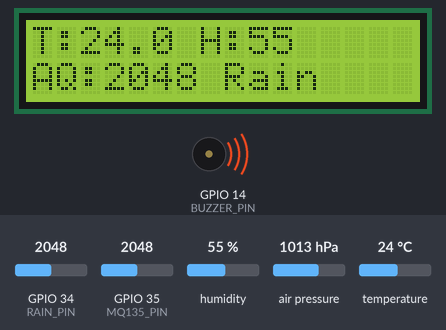
Recording of a sketch running on a simulated ESP32. Shown: 16×2 character LCD, buzzer (waves = sounding, pin HIGH). Inputs (shaded band) come from the test bench; at power-on: GPIO 34 (RAIN_PIN) = 2048, GPIO 35 (MQ135_PIN) = 2048, humidity 55 %, temperature 24 °C, air pressure 1013 hPa. WiFi joins after 1.5 s; servers stay silent unless stated; what the sketch prints to the serial monitor is not drawn.

Above: at 5.5 s.
5.6 s: GPIO 34 (RAIN_PIN) set to 3426
8.1 s: GPIO 34 (RAIN_PIN) set to 3530
At 9.8 s:
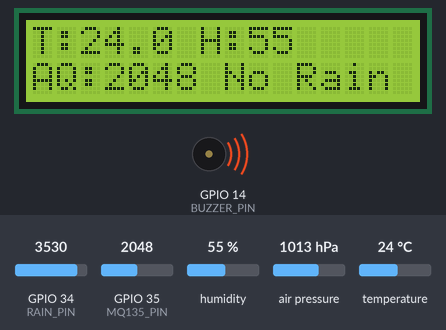
10.4 s: GPIO 35 (MQ135_PIN) set to 1564
At 11.7 s:
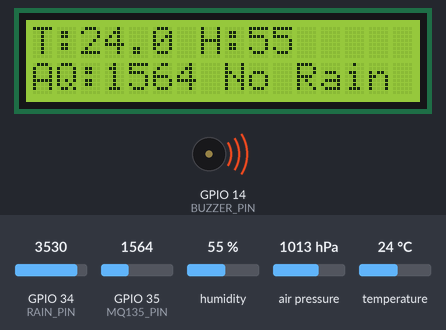
12.4 s: GPIO 35 (MQ135_PIN) set to 1429
At 14.0 s:
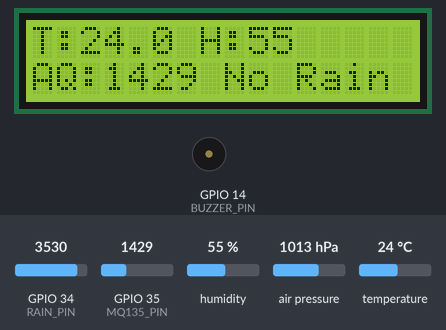
14.4 s: humidity set to 22 %
At 18.1 s:
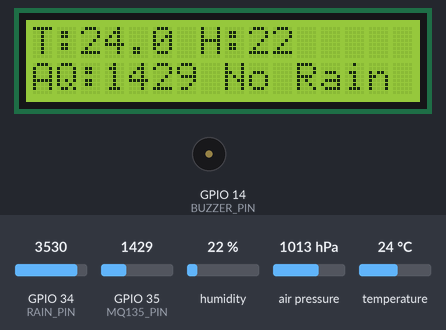
18.4 s: temperature set to 12 °C
At 21.3 s:
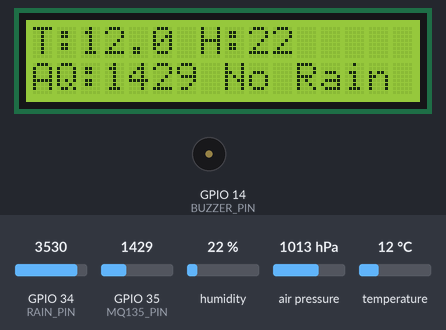
Timing chart, 0 to 22.8 s (numbered marks = the images above; inputs shaded):
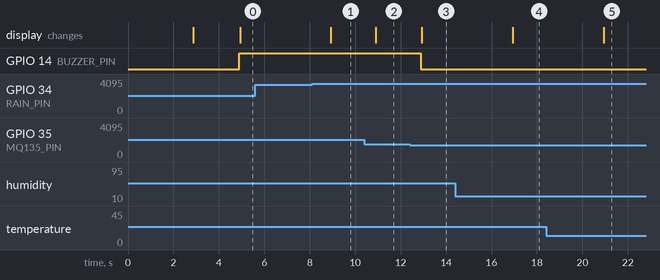

Measured:
- the behaviour switches between 3499 and 3500 on GPIO 34 (RAIN_PIN) (found by bisection; images 0 and 1)
- the behaviour switches between 1501 and 1500 on GPIO 35 (MQ135_PIN) (found by bisection; images 2 and 3)
- after the input at 5.6 s, every drawn part: stays the same
- after the input at 8.1 s, the display: changes after 0.83 s (image 1)
- after the input at 10.4 s, the display: changes after 0.51 s (image 2)
- after the input at 12.4 s, GPIO 14 (BUZZER_PIN): HIGH → LOW after 0.49 s; the display: changes after 0.53 s (image 3)
- after the input at 14.4 s, the display: changes after 2.5 s (image 4)
- after the input at 18.4 s, the display: changes after 2.5 s (image 5)

The sketch:

weatherfinal_copy_2025.ino
```cpp
// -------- WEATHER STATION WITH BUZZER ALERTS --------

#define BLYNK_TEMPLATE_ID "TMPL6WXLnq93z"
#define BLYNK_TEMPLATE_NAME "Weather Monitoring System"
#define BLYNK_AUTH_TOKEN "ktg_aWnGamz4Zttf6R7uOtd2F5fScA1_"

#include <WiFi.h>
#include <WiFiClient.h>
#include <BlynkSimpleEsp32.h>
#include <Wire.h>
#include <LiquidCrystal_I2C.h>
#include <Adafruit_Sensor.h>
#include <Adafruit_BMP085.h>
#include <DHT.h>

// ------------------- WIFI -------------------
char ssid[] = "Second Home";
char pass[] = "12345670";

// ------------------- SENSORS -------------------
#define DHTPIN 4
#define DHTTYPE DHT11
DHT dht(DHTPIN, DHTTYPE);

Adafruit_BMP085 bmp;

#define MQ135_PIN 35
#define RAIN_PIN 34

// ------------------- LCD -------------------
LiquidCrystal_I2C lcd(0x27, 16, 2);
BlynkTimer timer;

// ------------------- BUZZER -------------------
#define BUZZER_PIN 14

// Fallback values for stability
float lastTemp = 25;
float lastAltitude = 20;


// ===========================================================
// SENSOR FUNCTION (RUNS EVERY 2 SECONDS)
// ===========================================================
void sendSensor() {

  float temp = dht.readTemperature();
  float hum  = dht.readHumidity();

  if (isnan(temp) || temp < 5 || temp > 50) temp = lastTemp;
  else lastTemp = temp;

  if (isnan(hum)) hum = 0;

  float pressure = bmp.readPressure();
  float altitude = bmp.readAltitude(101325);

  if (altitude < -5 || altitude > 500) altitude = lastAltitude;
  else lastAltitude = altitude;

  int airRaw = analogRead(MQ135_PIN);
  int rainRaw = analogRead(RAIN_PIN);

  // Air quality text
  String airLevel =
      (airRaw < 200) ? "Fresh" :
      (airRaw < 400) ? "Moderate" :
      (airRaw < 700) ? "Polluted" : "Bad";

  String rainStatus = (rainRaw < 3500) ? "Rain" : "No Rain";


  // =======================================================
  // BUZZER ALERT LOGIC
  // =======================================================
  bool alertRain = (rainRaw < 3500);
  bool alertTemp = (temp > 40);
  bool alertAir  = (airRaw > 1500);

  if (alertRain || alertTemp || alertAir) {
    digitalWrite(BUZZER_PIN, HIGH);   // BUZZ ON
  } else {
    digitalWrite(BUZZER_PIN, LOW);    // BUZZ OFF
  }


  // =======================================================
  // SERIAL MONITOR OUTPUT
  // =======================================================
  Serial.println("=================================");
  Serial.printf("Temp: %.1f °C\n", temp);
  Serial.printf("Humidity: %.0f %%\n", hum);
  Serial.printf("Pressure: %.1f hPa\n", pressure / 100.0);
  Serial.printf("Altitude: %.1f m\n", altitude);
  Serial.printf("Air Quality: %d (%s)\n", airRaw, airLevel.c_str());
  Serial.printf("Rain Sensor: %d (%s)\n", rainRaw, rainStatus.c_str());
  Serial.printf("Buzzer: %s\n", (alertRain || alertTemp || alertAir) ? "ON" : "OFF");
  Serial.println("=================================\n");


  // =======================================================
  // LCD DISPLAY
  // =======================================================
  lcd.clear();
  lcd.setCursor(0, 0);
  lcd.print("T:");
  lcd.print(temp, 1);
  lcd.print(" H:");
  lcd.print(hum, 0);

  lcd.setCursor(0, 1);
  lcd.print("AQ:");
  lcd.print(airRaw);
  lcd.print(" ");
  lcd.print(rainStatus);


  // =======================================================
  // BLYNK DATA PUSH
  // =======================================================
  Blynk.virtualWrite(V0, temp);
  Blynk.virtualWrite(V1, hum);
  Blynk.virtualWrite(V2, pressure / 100.0);
  Blynk.virtualWrite(V3, altitude);
  Blynk.virtualWrite(V4, airRaw);
  Blynk.virtualWrite(V5, airLevel);
  Blynk.virtualWrite(V6, rainRaw);
  Blynk.virtualWrite(V7, rainStatus);
}


// ===========================================================
// SETUP
// ===========================================================
void setup() {
  Serial.begin(115200);
  delay(1000);

  WiFi.begin(ssid, pass);
  while (WiFi.status() != WL_CONNECTED) {
    delay(300);
  }

  Blynk.config(BLYNK_AUTH_TOKEN);
  Blynk.connect();

  dht.begin();
  lcd.init();
  lcd.backlight();

  if (!bmp.begin()) {
    lcd.print("BMP180 ERROR");
    while (1);
  }

  pinMode(BUZZER_PIN, OUTPUT);
  digitalWrite(BUZZER_PIN, LOW);

  timer.setInterval(2000L, sendSensor);
}


// ===========================================================
// LOOP
// ===========================================================
void loop() {
  Blynk.run();
  timer.run();
}
```
